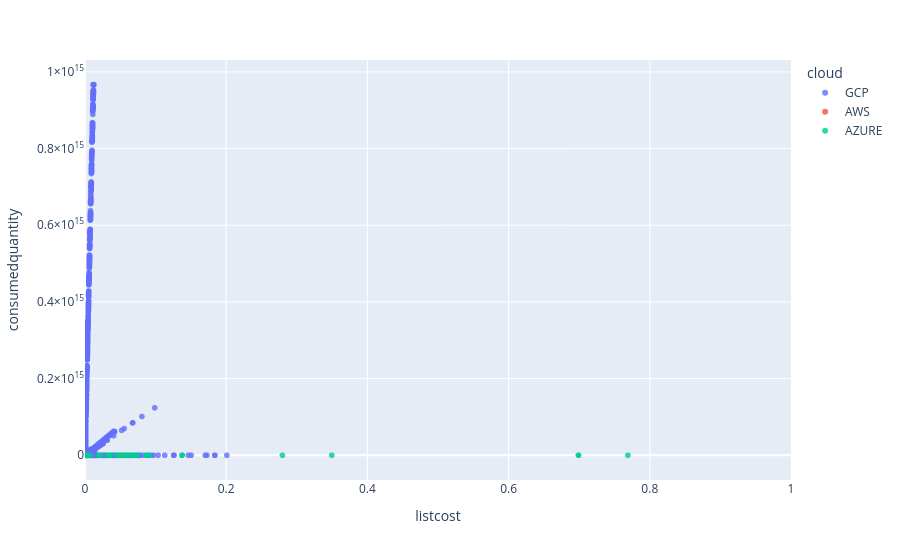

Notebook code for this chart:
### Code cell
import plotly.express as px
fig = px.scatter(df_full, x="listcost", y="consumedquantity", color="cloud",opacity=0.8)
fig.update_xaxes(range=[0,1])
fig.show()

### Figure 1 — Plotly figure (JSON) as saved in the notebook; plotly's stock layout.template omitted (floating-point values rounded to 4 significant figures; data arrays with more than 128 entries replaced by an {"elided": "..."} marker saying what was removed)
{"data": [{"hovertemplate": "cloud=GCP<br>listcost=%{x}<br>consumedquantity=%{y}<extra></extra>", "legendgroup": "GCP", "marker": {"color": "#636efa", "opacity": 0.8, "symbol": "circle"}, "mode": "markers", "name": "GCP", "showlegend": true, "type": "scattergl", "x": {"elided": "45801 float values"}, "xaxis": "x", "y": {"elided": "45801 float values"}, "yaxis": "y"}, {"hovertemplate": "cloud=AWS<br>listcost=%{x}<br>consumedquantity=%{y}<extra></extra>", "legendgroup": "AWS", "marker": {"color": "#EF553B", "opacity": 0.8, "symbol": "circle"}, "mode": "markers", "name": "AWS", "showlegend": true, "type": "scattergl", "x": {"elided": "9215 float values"}, "xaxis": "x", "y": {"elided": "9215 float values"}, "yaxis": "y"}, {"hovertemplate": "cloud=AZURE<br>listcost=%{x}<br>consumedquantity=%{y}<extra></extra>", "legendgroup": "AZURE", "marker": {"color": "#00cc96", "opacity": 0.8, "symbol": "circle"}, "mode": "markers", "name": "AZURE", "showlegend": true, "type": "scattergl", "x": {"elided": "563 float values"}, "xaxis": "x", "y": {"elided": "563 float values"}, "yaxis": "y"}], "layout": {"legend": {"title": {"text": "cloud"}, "tracegroupgap": 0}, "margin": {"t": 60}, "xaxis": {"anchor": "y", "domain": [0, 1], "range": [0, 1], "title": {"text": "listcost"}}, "yaxis": {"anchor": "x", "domain": [0, 1], "title": {"text": "consumedquantity"}}}}
